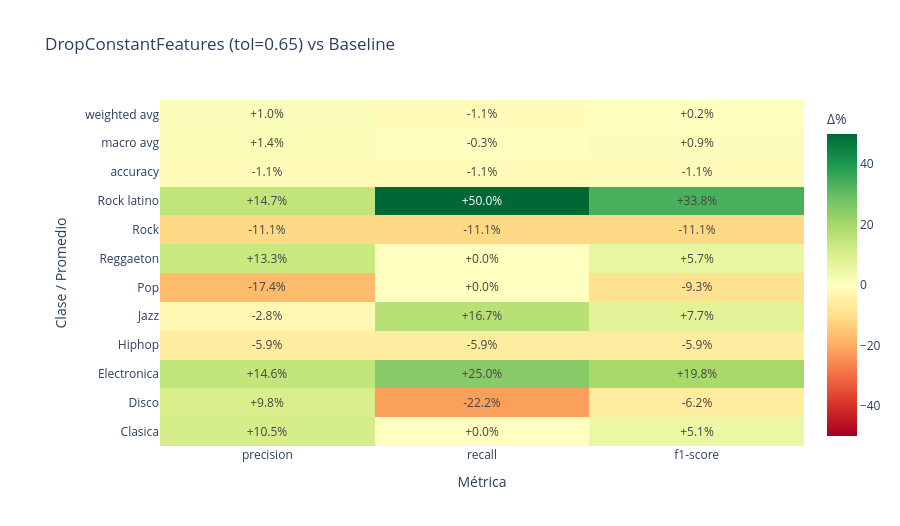

Here is the notebook cell this chart was saved with:
### Code cell
plot_classification_report_diff(
    classification_report_diff(selection_pipeline),
    title="DropConstantFeatures (tol=0.65) vs Baseline",
)

### Figure 1 — Plotly figure (JSON) as saved in the notebook; plotly's stock layout.template omitted (floating-point values rounded to 4 significant figures)
{"data": [{"colorbar": {"title": {"text": "Δ%"}}, "colorscale": [[0, "rgb(165,0,38)"], [0.1, "rgb(215,48,39)"], [0.2, "rgb(244,109,67)"], [0.3, "rgb(253,174,97)"], [0.4, "rgb(254,224,139)"], [0.5, "rgb(255,255,191)"], [0.6, "rgb(217,239,139)"], [0.7, "rgb(166,217,106)"], [0.8, "rgb(102,189,99)"], [0.9, "rgb(26,152,80)"], [1, "rgb(0,104,55)"]], "hovertemplate": "%{y} — %{x}<br>Cambio: %{text}<extra></extra>", "text": [["+10.5%", "+0.0%", "+5.1%"], ["+9.8%", "-22.2%", "-6.2%"], ["+14.6%", "+25.0%", "+19.8%"], ["-5.9%", "-5.9%", "-5.9%"], ["-2.8%", "+16.7%", "+7.7%"], ["-17.4%", "+0.0%", "-9.3%"], ["+13.3%", "+0.0%", "+5.7%"], ["-11.1%", "-11.1%", "-11.1%"], ["+14.7%", "+50.0%", "+33.8%"], ["-1.1%", "-1.1%", "-1.1%"], ["+1.4%", "-0.3%", "+0.9%"], ["+1.0%", "-1.1%", "+0.2%"]], "texttemplate": "%{text}", "type": "heatmap", "x": ["precision", "recall", "f1-score"], "y": ["Clasica", "Disco", "Electronica", "Hiphop", "Jazz", "Pop", "Reggaeton", "Rock", "Rock latino", "accuracy", "macro avg", "weighted avg"], "z": [[10.53, 0.0, 5.128], [9.804, -22.22, -6.209], [14.58, 25.0, 19.79], [-5.882, -5.882, -5.882], [-2.778, 16.67, 7.692], [-17.39, 0.0, -9.302], [13.33, 0.0, 5.714], [-11.11, -11.11, -11.11], [14.71, 50.0, 33.78], [-1.136, -1.136, -1.136], [1.355, -0.2718, 0.9471], [0.9714, -1.136, 0.2127]], "zmid": 0}], "layout": {"height": 526, "margin": {"l": 160}, "title": {"text": "DropConstantFeatures (tol=0.65) vs Baseline"}, "xaxis": {"title": {"text": "Métrica"}}, "yaxis": {"title": {"text": "Clase / Promedio"}}}}
